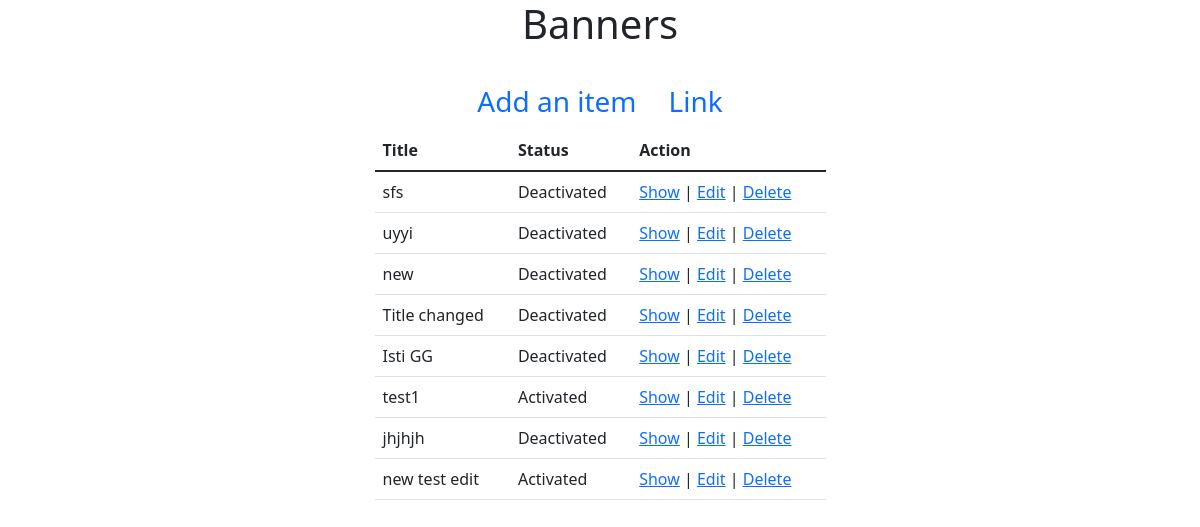
Before: /admin/Banners/index.php with the older database file.
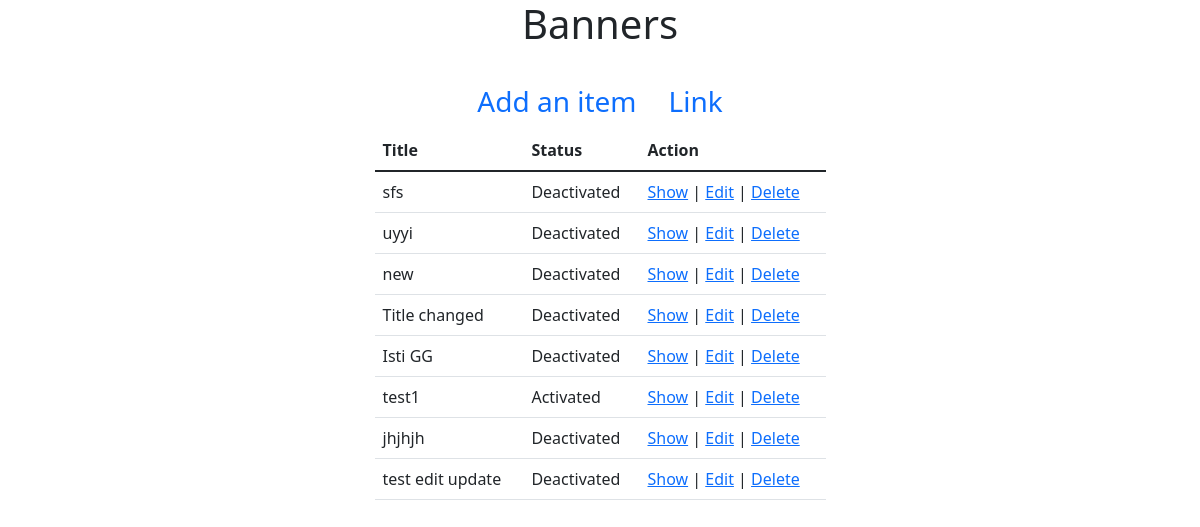
After: the same page with the newer database file.
### tables this page shows
CREATE TABLE `banner` (
  `id` int(11) NOT NULL,
  `title` varchar(255) NOT NULL,
  `link` varchar(255) NOT NULL,
  `promotional_message` varchar(255) NOT NULL,
  `html_banner` varchar(255) NOT NULL,
  `is_draft` tinyint(4) NOT NULL DEFAULT '0',
  `picture` varchar(255) DEFAULT NULL,
  `created_at` datetime NOT NULL DEFAULT CURRENT_TIMESTAMP,
  `modified_at` datetime NOT NULL DEFAULT CURRENT_TIMESTAMP,
  `is_active` tinyint(4) NOT NULL DEFAULT '0'
);

### src/Banner.php (called while the page is built, shortened)
<?php
class Banner{
    public function index(){
        $conn = new PDO("mysql:host=localhost;dbname=ecommerce",
            'root', '');
        $conn->setAttribute(PDO::ATTR_ERRMODE,
            PDO::ERRMODE_EXCEPTION);
        $query = "SELECT * FROM `banner`";
        $stmt = $conn->prepare($query);
        $result = $stmt->execute();
        $banners = $stmt->fetchAll();
        return $banners;
    }
}
?>

### admin/Banners/index.php (the view, shortened to what this page needs)
<?php
$_banner = new Banner();
$banners = $_banner->index();
?>
<!doctype html>
<html lang="en">
<head>
    <link href="https://cdn.jsdelivr.net/npm/bootstrap@5.1.3/dist/css/bootstrap.min.css" rel="stylesheet">
</head>
<body>
<section>
    <div class="container">
        <div class="row justify-content-center">
            <div class="col-md-5">
                <h1 class="text-center mb-4">Banners</h1>
                <ul class="nav justify-content-center fs-3">
                    <li class="nav-item">
                        <a class="nav-link active" aria-current="page" href="create.php">
                            Add an item
                        </a>
                    </li>
                    <li class="nav-item">
                        <a class="nav-link" href="#">Link</a>
                    </li>
                </ul>
                <table class="table">
                    <thead>
                    <tr>
                        <th scope="col">Title</th>
                        <th scope="col">Status</th>
                        <th scope="col">Action</th>
                    </tr>
                    </thead>
                    <tbody>
                    <?php
                    if (count($banners) > 0):
                        foreach ($banners as $banner):
                            ?>
                            <tr>
                                <td><?= $banner['title']?></td>
                                <td><?= $banner['is_active'] ? 'Activated' : 'Deactivated'?></td>
                                <td><a href="show.php?id=<?=$banner['id'];?>">Show</a>
                                    |
                                    <a href="edit.php?id=<?=$banner['id'];?>">Edit</a>
                                    |
                                    <a href="delete.php?id=<?=$banner['id'];?>"
                                       onclick="return confirm('Are you sure you want to delete?')">
                                        Delete
                                    </a>
                                </td>
                            </tr>
                        <?php
                        endforeach;
                    endif;
                    ?>
                    </tbody>
                </table>
            </div>
        </div>
    </div>
</section>
</body>
</html>

Changed rows visible on the page:
removed banner: title "new test edit", is_active "Activated"
added banner: title "test edit update", is_active "Deactivated"
